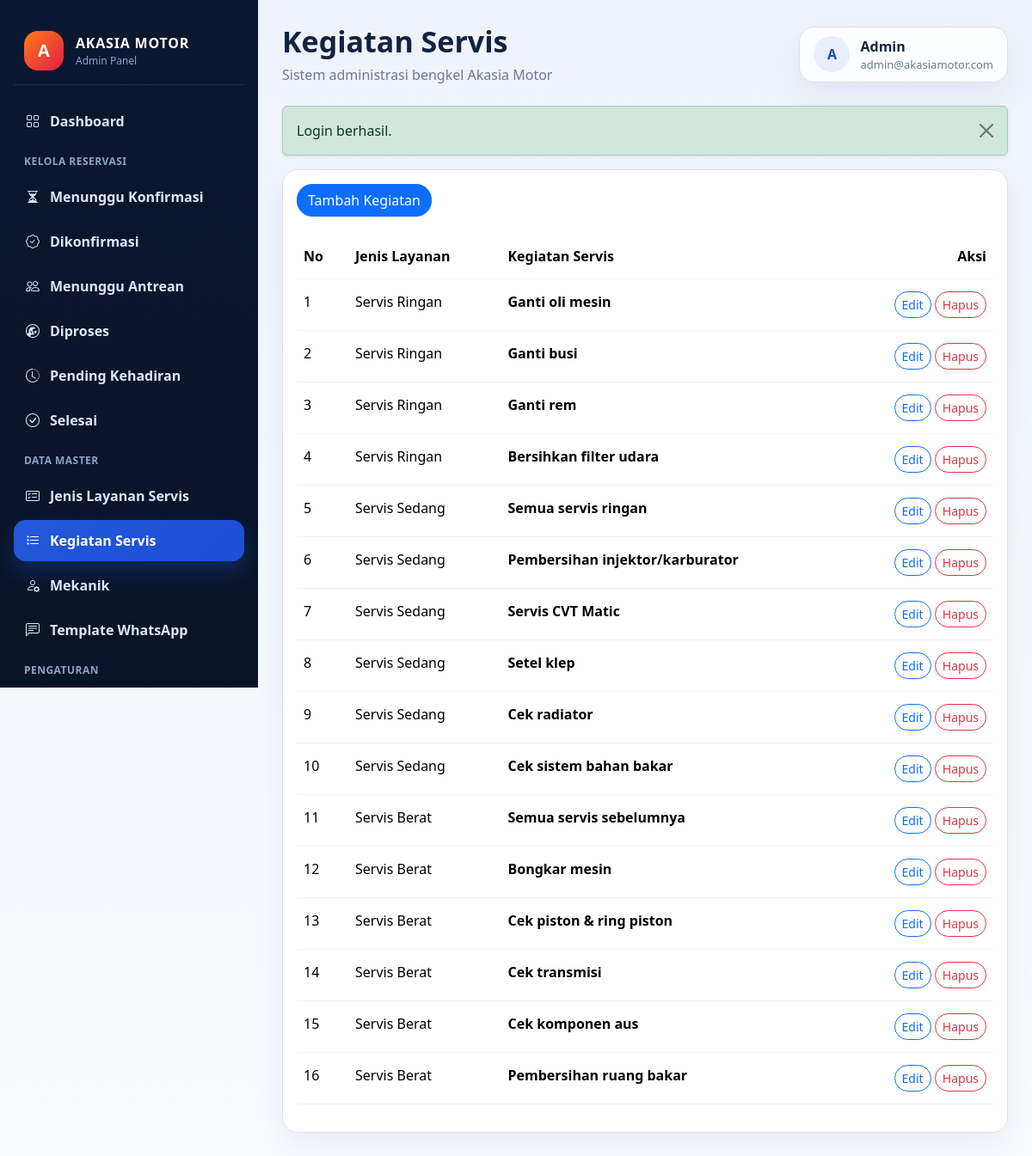
Screenshot of /akasia_admin/index.php?page=kegiatan_servis (signed in) with the database file from the repository.
### tables this page shows
CREATE TABLE `kegiatan_servis` (
  `id` int(11) NOT NULL,
  `jenis_layanan_id` int(11) NOT NULL,
  `nama_kegiatan` varchar(150) NOT NULL
);

CREATE TABLE `jenis_layanan` (
  `id` int(11) NOT NULL,
  `nama` varchar(100) NOT NULL,
  `deskripsi` text DEFAULT NULL,
  `harga` int(11) NOT NULL DEFAULT 0
);

### akasia_admin/index.php (called while the page is built, shortened)
<?php
$page = $_GET['page'] ?? 'dashboard';
$pageFile = __DIR__ . '/pages/' . $page . '.php';
require __DIR__ . '/layout/header.php';
require __DIR__ . '/layout/sidebar.php';
require $pageFile;
require __DIR__ . '/layout/footer.php';

### akasia_admin/pages/kegiatan_servis.php (the view, shortened to what this page needs)
<?php
$kegiatanStmt = $pdo->query("
    SELECT ks.id, ks.nama_kegiatan, ks.jenis_layanan_id, jl.nama AS layanan
    FROM kegiatan_servis ks
    INNER JOIN jenis_layanan jl ON jl.id = ks.jenis_layanan_id
    ORDER BY jl.id ASC, ks.id ASC
");
$kegiatanServisList = $kegiatanStmt->fetchAll();
?>
<div class="card border-0 shadow-sm">
    <div class="card-body">
        <div class="toolbar">
            <div class="toolbar-group">
                <a href="index.php?page=kegiatan_servis&form=tambah" class="btn btn-primary">Tambah Kegiatan</a>
            </div>
        </div>
        <div class="table-responsive">
            <table class="table align-middle">
                <thead>
                    <tr>
                        <th style="width: 60px;">No</th>
                        <th>Jenis Layanan</th>
                        <th>Kegiatan Servis</th>
                        <th class="text-end">Aksi</th>
                    </tr>
                </thead>
                <tbody>
                    <?php foreach ($kegiatanServisList as $index => $item): ?>
                        <tr>
                            <td><?= $index + 1 ?></td>
                            <td><?= htmlspecialchars($item['layanan']) ?></td>
                            <td class="fw-semibold"><?= htmlspecialchars($item['nama_kegiatan']) ?></td>
                            <td class="text-end">
                                <a href="index.php?page=kegiatan_servis&edit=<?= (int) $item['id'] ?>" class="btn btn-sm btn-outline-primary">Edit</a>
                                <form method="post" action="index.php?page=kegiatan_servis" class="d-inline">
                                    <button type="submit" class="btn btn-sm btn-outline-danger" onclick="return confirm('Hapus kegiatan servis ini?');">Hapus</button>
                                </form>
                            </td>
                        </tr>
                    <?php endforeach; ?>
                </tbody>
            </table>
        </div>
    </div>
</div>

### akasia_admin/assets/css/style.css (style rules this page uses)
:root { --sidebar-bg: #0b1730; --sidebar-soft: #11244a; --sidebar-active: #2258d8; --sidebar-text: #dbe7ff; --body-bg: #f4f7fb; --surface: #ffffff; --border: #d9e2f1; --title: #13233f; --muted: #6c7a92; --success-soft: #e9fbf0; --warning-soft: #fff5de; --danger-soft: #fff0ef; }
* { box-sizing: border-box; }
body { margin: 0; font-family: "Segoe UI", Tahoma, Geneva, Verdana, sans-serif; background: linear-gradient(180deg, #eef3fb 0%, #f8fbff 100%); color: var(--title); overflow-x: hidden; }
.card, .topbar-user, .form-control, .form-select, .btn, .modal-content { border-radius: 18px; }
.card { border: 1px solid var(--border) !important; box-shadow: 0 16px 34px rgba(16, 37, 74, 0.06) !important; }
.toolbar { display: flex; align-items: center; justify-content: space-between; gap: 16px; margin-bottom: 20px; flex-wrap: wrap; }
.toolbar-group { display: flex; align-items: center; gap: 12px; flex-wrap: wrap; }
.table > :not(caption) > * > * { padding-top: 14px; padding-bottom: 14px; border-bottom-color: #edf2f8; vertical-align: top; }
.table-responsive { overflow-x: auto; }

### rows the page displays
kegiatan_servis: jenis_layanan.nama "Servis Ringan", nama_kegiatan "Ganti oli mesin"
kegiatan_servis: jenis_layanan.nama "Servis Ringan", nama_kegiatan "Ganti busi"
kegiatan_servis: jenis_layanan.nama "Servis Ringan", nama_kegiatan "Ganti rem"
kegiatan_servis: jenis_layanan.nama "Servis Ringan", nama_kegiatan "Bersihkan filter udara"
kegiatan_servis: jenis_layanan.nama "Servis Sedang", nama_kegiatan "Semua servis ringan"
kegiatan_servis: jenis_layanan.nama "Servis Sedang", nama_kegiatan "Pembersihan injektor/karburator"
kegiatan_servis: jenis_layanan.nama "Servis Sedang", nama_kegiatan "Servis CVT Matic"
kegiatan_servis: jenis_layanan.nama "Servis Sedang", nama_kegiatan "Setel klep"
kegiatan_servis: jenis_layanan.nama "Servis Sedang", nama_kegiatan "Cek radiator"
kegiatan_servis: jenis_layanan.nama "Servis Sedang", nama_kegiatan "Cek sistem bahan bakar"
kegiatan_servis: jenis_layanan.nama "Servis Berat", nama_kegiatan "Semua servis sebelumnya"
kegiatan_servis: jenis_layanan.nama "Servis Berat", nama_kegiatan "Bongkar mesin"
kegiatan_servis: jenis_layanan.nama "Servis Berat", nama_kegiatan "Cek piston & ring piston"
kegiatan_servis: jenis_layanan.nama "Servis Berat", nama_kegiatan "Cek transmisi"
kegiatan_servis: jenis_layanan.nama "Servis Berat", nama_kegiatan "Cek komponen aus"
kegiatan_servis: jenis_layanan.nama "Servis Berat", nama_kegiatan "Pembersihan ruang bakar"

### other values shown
$pageTitle "Kegiatan Servis"
substr($adminUser['nama'] ?? 'A', 0, 1) "A"
$adminUser['nama'] "Admin"
$adminUser['email'] "admin@akasiamotor.com"
$flash['message'] "Login berhasil."
